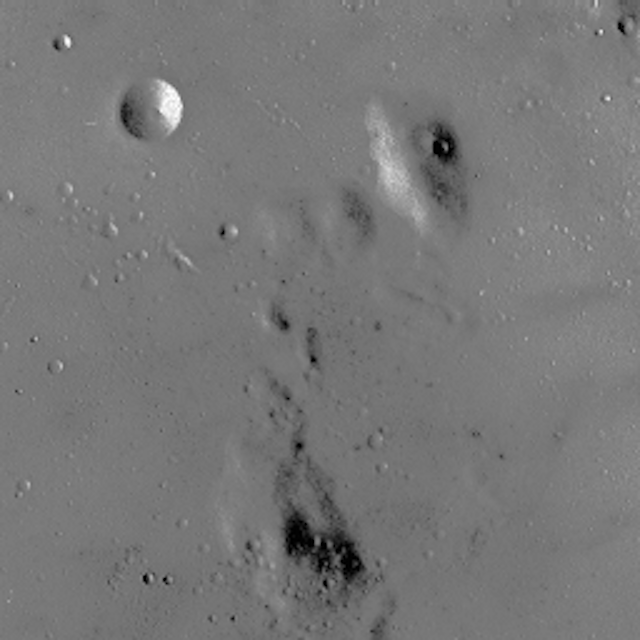
#> input picture image-processing/histogram equalization/moon.png, 640 x 640 px
$ python histogram_equalization.py
#> lines starting #> are read from the running program, lines starting #| are printed output that depends on the picture
import cv2
import numpy as np
import matplotlib.pyplot as plt

def histogram_equalization(image_path):
#> called with image_path = 'moon.png'
    img = cv2.imread(image_path, cv2.IMREAD_GRAYSCALE)
#> img is the input picture: shape (640, 640); min 0, max 255, mean 119.6

    equalized_img = cv2.equalizeHist(img)
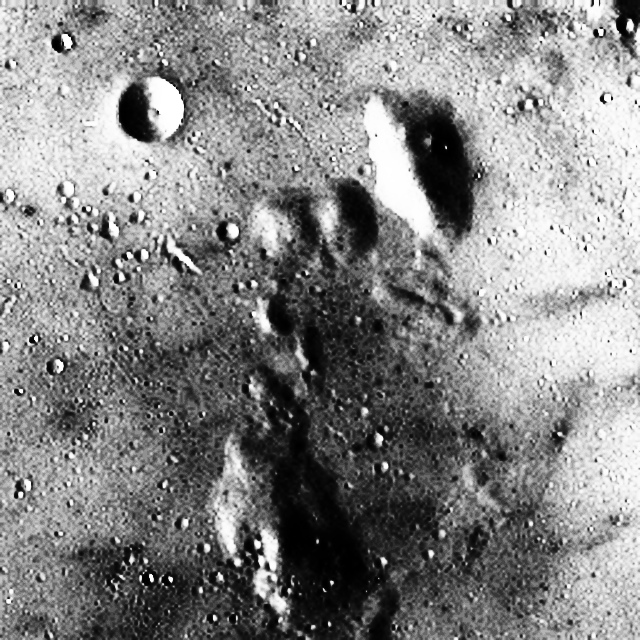
#> equalized_img: shape (640, 640); min 0, max 255, mean 133.6

    plt.figure(figsize=(10, 5))
    plt.subplot(1, 2, 1)
    plt.imshow(img, cmap='gray')
    plt.title('Original Image')

    plt.subplot(1, 2, 2)
    plt.imshow(equalized_img, cmap='gray')
    plt.title('Equalized Image')

    plt.show()
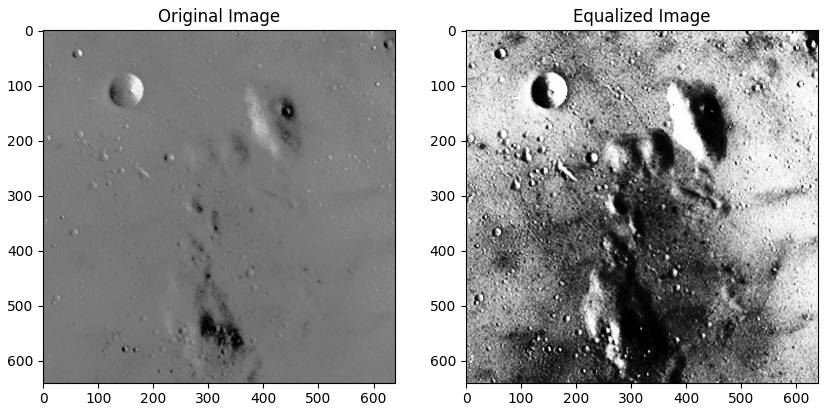
#> figure drawn by matplotlib, 2 panels

if __name__ == "__main__":

    image_path = "moon.png"
    histogram_equalization(image_path)
